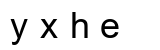
#> input picture static/captcha9.png, 160 x 50 px
$ python test_captcha.py
#> lines starting #> are read from the running program, lines starting #| are printed output that depends on the picture; after the words box and inside, x2 and y2 are one past the last pixel; in counts of white or black regions, pixels touching at a corner belong together
import pytesseract, cv2, numpy as np
from PIL import Image

image = cv2.imread("static/captcha9.png")
#> image is the input picture: shape (50, 160, 3); min 0, max 255, mean 235.9
gray = cv2.cvtColor(image, cv2.COLOR_BGR2GRAY)
blurred = cv2.GaussianBlur(gray, (3, 3), 0)
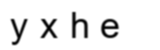
#> blurred: shape (50, 160); min 0, max 255, mean 235.9

thresh = cv2.adaptiveThreshold(blurred, 255, cv2.ADAPTIVE_THRESH_MEAN_C, cv2.THRESH_BINARY_INV, 11, 2)
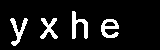
#> thresh: shape (50, 160); 9.6% white; 4 white regions, box (x1, y1, x2, y2) and area: (72, 11, 88, 39) 210, (101, 19, 119, 38) 196, (10, 18, 28, 46) 188, (40, 18, 58, 39) 175

kernel = np.ones((2, 2), np.uint8)
cleaned = cv2.morphologyEx(thresh, cv2.MORPH_OPEN, kernel, iterations=1)
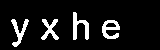
#> cleaned: shape (50, 160); 9.6% white; 4 white regions, box (x1, y1, x2, y2) and area: (73, 12, 89, 40) 210, (102, 20, 120, 39) 195, (11, 19, 29, 47) 188, (41, 19, 59, 40) 175
cleaned = cv2.dilate(cleaned, kernel, iterations=1)
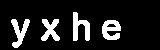
#> cleaned: shape (50, 160); 12.9% white; 4 white regions, box (x1, y1, x2, y2) and area: (73, 12, 90, 41) 273, (102, 20, 121, 40) 262, (11, 19, 30, 48) 255, (41, 19, 60, 41) 241

resized = cv2.resize(cleaned, None, fx=3, fy=3, interpolation=cv2.INTER_LINEAR)
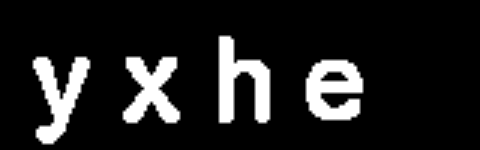
#> resized: shape (150, 480); min 0, max 255, mean 32.9
processed_image = Image.fromarray(resized)

custom_config = r'--oem 3 --psm 8 -c tessedit_char_whitelist=0123456789abcdefghijklmnopqrstuvwxyz'
#> (the run stopped early here; a loop or call above may not have finished)

$ run again, with static/captcha.png copied over static/captcha9.png
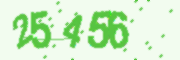
#> input picture static/captcha.png, 180 x 60 px
#> image is the input picture: shape (60, 180, 3); mean B, G, R 203.6, 240.8, 210.4
#> `thresh = cv2.adaptiveThreshold(blurred, 255, cv2.ADAPTIVE_THRESH_MEAN_..`:
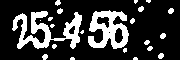
#> thresh: shape (60, 180); 22.3% white; 22 white regions (10 under 20 px), largest, box (x1, y1, x2, y2) and area: (12, 11, 82, 49) 1107, (88, 10, 129, 49) 916, (168, 8, 174, 14) 28
#> `resized = cv2.resize(cleaned, None, fx=3, fy=3, interpolation=cv2.INTE..`:
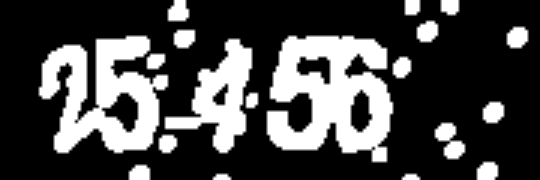
#> resized: shape (180, 540); min 0, max 255, mean 71.6

$ run again, with static/easy_captcha.png copied over static/captcha9.png
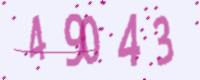
#> input picture static/easy_captcha.png, 200 x 80 px
#> image is the input picture: shape (80, 200, 3); mean B, G, R 239.3, 217.4, 233.4
#> `thresh = cv2.adaptiveThreshold(blurred, 255, cv2.ADAPTIVE_THRESH_MEAN_..`:
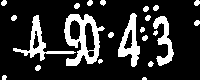
#> thresh: shape (80, 200); 18.6% white; 23 white regions (3 under 20 px), largest, box (x1, y1, x2, y2) and area: (64, 14, 105, 66) 985, (13, 15, 76, 61) 539, (118, 13, 140, 67) 535
#> `resized = cv2.resize(cleaned, None, fx=3, fy=3, interpolation=cv2.INTE..`:
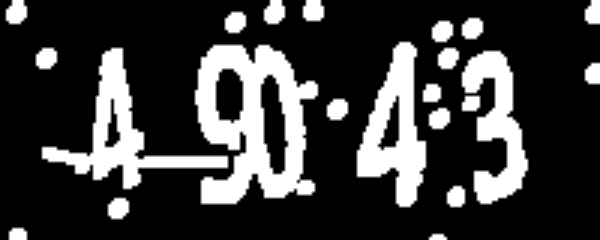
#> resized: shape (240, 600); min 0, max 255, mean 59.5
